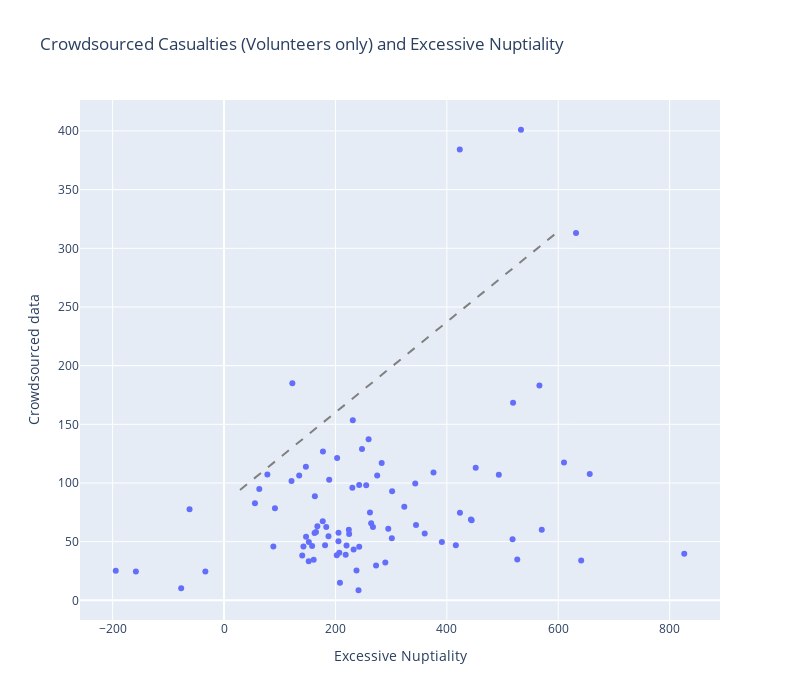

The notebook cell saved with this chart:
### Code cell
fig = px.scatter(
    df_full,
    x='Excessive Marriages per100k',
    y='Volunteers',
    hover_name='Region',
    title="Crowdsourced Casualties (Volunteers only) and Excessive Nuptiality",
    labels={"Excessive Marriages per100k": "Excessive Nuptiality", "Volunteers": "Crowdsourced data"},
    width=800, height=700
)



fig.show()

### Figure 1 — Plotly figure (JSON) as saved in the notebook; plotly's stock layout.template omitted (floating-point values rounded to 4 significant figures)
{"data": [{"hovertemplate": "<b>%{hovertext}</b><br><br>Excessive Nuptiality=%{x}<br>Crowdsourced data=%{y}<extra></extra>", "hovertext": ["Алтайский край", "Амурская область", "Архангельская область без АО", "Астраханская область", "Белгородская область", "Брянская область", "Владимирская область", "Волгоградская область", "Вологодская область", "Воронежская область", "Еврейская АО", "Забайкальский край", "Ивановская область", "Иркутская область", "Кабардино-Балкария", "Калининградская область", "Калужская область", "Камчатский край", "Карачаево-Черкесия", "Кемеровская область", "Кировская область", "Костромская область", "Краснодарский край", "Красноярский край", "Курганская область", "Курская область", "Ленинградская область", "Липецкая область", "Магаданская область", "Москва", "Московская область", "Мурманская область", "Ненецкий АО", "Нижегородская область", "Новгородская область", "Новосибирская область", "Омская область", "Оренбургская область", "Орловская область", "Пензенская область", "Пермский край", "Приморский край", "Псковская область", "Республика Адыгея", "Республика Алтай", "Республика Башкортостан", "Республика Бурятия", "Республика Дагестан", "Республика Ингушетия", "Республика Калмыкия", "Республика Карелия", "Республика Коми", "Республика Крым", "Республика Марий Эл", "Республика Мордовия", "Республика Татарстан", "Республика Тыва", "Республика Хакасия", "Ростовская область", "Рязанская область", "Самарская область", "Санкт-Петербург", "Саратовская область", "Сахалинская область", "Свердловская область", "Севастополь", "Северная Осетия", "Смоленская область", "Ставропольский край", "Тамбовская область", "Тверская область", "Томская область", "Тульская область", "Тюменская область без АО", "Удмуртская Республика", "Ульяновская область", "Хабаровский край", "Ханты-Мансийский АО", "Челябинская область", "Чеченская Республика", "Чувашская Республика", "Чукотский АО", "Якутия", "Ямало-Hенецкий АО", "Ярославская область"], "legendgroup": "", "marker": {"color": "#636efa", "symbol": "circle"}, "mode": "markers", "name": "", "orientation": "v", "showlegend": false, "type": "scatter", "x": [343.3, 826.2, 247.7, 63.26, 267.4, 163.0, 224.6, 224.0, 242.6, 207.0, 641.2, 610.3, 262.0, 283.0, -33.48, 518.0, 147.2, 493.3, 161.0, 416.2, 231.2, 360.3, 218.4, 301.2, 301.8, 183.5, 242.7, 187.5, 391.1, 241.4, 272.9, 205.4, 177.6, 152.2, 376.1, 344.7, 443.3, 134.9, 167.6, 165.1, 259.5, 570.4, 444.6, 219.9, 533.1, 122.6, 631.9, -158.2, -76.97, 121.1, 451.8, 188.7, 142.6, 147.0, 88.54, 203.0, 566.2, 518.9, 202.4, 140.4, 181.3, 208.1, 255.2, 656.5, 323.6, 158.1, -61.93, 289.6, 152.0, 91.42, 294.8, 177.2, 237.8, 423.5, 77.8, 205.5, 526.5, 162.5, 264.1, -194.4, 55.5, 423.2, 275.0, 230.4, 232.6], "xaxis": "x", "y": [99.52, 39.77, 128.9, 94.82, 62.41, 88.6, 56.41, 60.11, 98.33, 40.46, 33.94, 117.4, 74.77, 116.9, 24.5, 52.04, 54.24, 107.1, 34.48, 46.95, 153.4, 56.94, 38.73, 52.95, 93.0, 62.5, 45.58, 54.61, 49.79, 8.581, 29.65, 50.25, 126.8, 49.8, 109.0, 64.17, 68.84, 106.4, 63.17, 58.23, 137.4, 60.24, 68.28, 46.63, 401.0, 185.0, 313.0, 24.58, 10.38, 101.6, 113.0, 102.7, 45.86, 113.8, 45.91, 121.2, 183.2, 168.3, 38.4, 38.29, 47.03, 15.02, 98.08, 107.7, 79.77, 46.3, 77.66, 32.25, 33.4, 78.44, 60.98, 67.46, 25.35, 74.54, 107.3, 57.59, 34.72, 57.43, 65.78, 25.25, 82.83, 384.2, 106.4, 96.04, 43.25], "yaxis": "y"}], "layout": {"height": 700, "legend": {"tracegroupgap": 0}, "shapes": [{"line": {"color": "gray", "dash": "dash"}, "type": "line"}], "title": {"text": "Crowdsourced Casualties (Volunteers only) and Excessive Nuptiality"}, "width": 800, "xaxis": {"anchor": "y", "domain": [0, 1], "title": {"text": "Excessive Nuptiality"}}, "yaxis": {"anchor": "x", "domain": [0, 1], "title": {"text": "Crowdsourced data"}}}}
